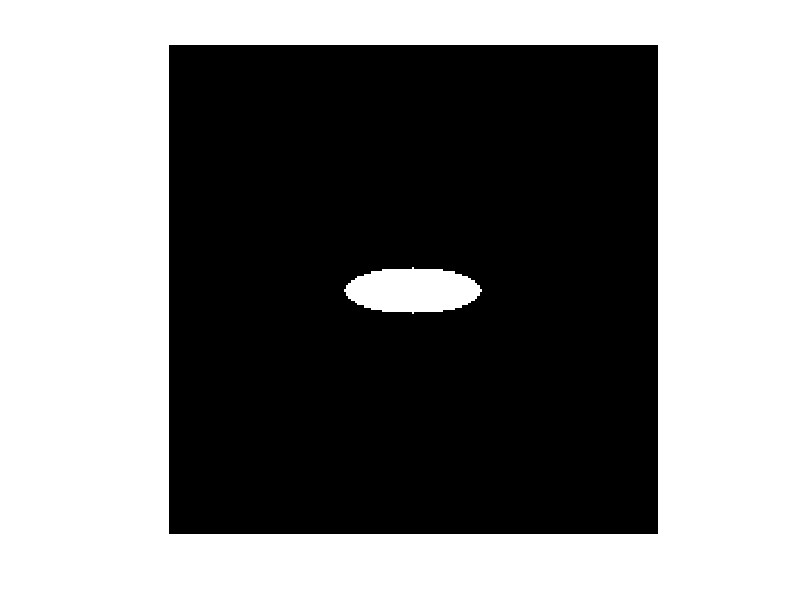

Here is the MATLAB script that generated this plot: (Note: this script raises an error after producing the figure.)
M=216;
Elipse = zeros(M);

[rows, cols] = size(Elipse);

a = 30;
b = 10;

xcenter = round(cols / 2);
ycenter = round(rows / 2);
x0 = 0;
y0 = 0;
theta = deg2rad(0);

for i = 1:M
    for j = 1:M
        pixelx = (i - xcenter);
        pixely = (j - ycenter);
        
        xrot =(pixelx - x0)*cos(theta) + (pixely - y0)*sin(theta);
        yrot =(pixely - y0)*cos(theta) - (pixelx - x0)*sin(theta);
        if (xrot^2 / a^2 + yrot^2 / b^2 <= 1)
            Elipse(M - j + 1, i) = 1;
        end
    end
end

figure;
imshow(Elipse)%, [])
%%

img = imread("C:\Users\qbo28\OneDrive\Documentos\Materias RyMA\Tesis Maestria\fotos\database\Handwritting\a\a_square\01.png");%"Pando.jpg");

% Convertir a escala de grises si es necesario
if size(img, 3) == 3
    img = rgb2gray(img);
end

Elipse = imbinarize(img);

%%
Theta = round(linspace(0, 180, 19));

%Elipse = double(ellipse_mask);
%M = Nx;
%x = 309;
% Columnas representan los sinogramas para cada ángulo
sinogram = radon(Elipse, Theta);  % 367x360
[N, num_angles] = size(sinogram);%(1:x,:));

reconstruction2 = iradon(sinogram, Theta,"None");%"Ram-Lak");%

figure;
imshow(reconstruction2, [])

%%
%figure;
%plot(sinogram(:,1))

% 3. Aplicar la Transformada de Fourier a cada proyección
sin_fft = fft(sinogram);%(1:x,:)); % S_theta(w) Fourier Slice Theorem 

% figure;
% imshow(log(abs(sin_fft)), []);
% title('FST')

%plot(abs(sin_fft))
%

dx = 1e-3;
% 4. Filtrado
L = 1/(2*dx);
w = linspace(-L, L, N)';
disp(['Eliga el filtro que desea 1) None 2) Ram-Lak 3) Sheep-Logan 4) Cosine 5) Hamming']);
filter = input('Ingrese el numero: ');
if(filter == 1)
    H = ones(N, 1);       % without filter
elseif(filter == 2)
    H = abs(w); % filtro de Ram-Lak
elseif(filter == 3)
    H = abs(w).* sinc(w / (2*max(w))); % Filtro de Sheep - Logan
elseif(filter == 4)
    H = abs(w).* cos(pi*w/max(w)); % Filtro Coseno
elseif(filter == 5)
    beta= 0.54;
    H = abs(w).* (beta+(1-beta)*cos(2 * pi * w / max(w))); % Filtro Hamming
elseif(filter == 6)
    H = abs(w) .* (0.5 * (1 + cos(2 * pi * w / max(w))));
elseif(filter == 7)
    n = 2;  % Orden del filtro
    wc = 0.5;  % Frecuencia de corte normalizada
    H = abs(w) ./ sqrt(1 + (w/wc).^(2*n));
end
disp(['se selecciono filtro ', num2str(filter)]);

filtered_projection =abs(ifft(sin_fft .* H));
filtered_projection = filtered_projection/max(filtered_projection,[],"all");

figure;
plot(filtered_projection(:,1));%/max(filtered_projection,[],"all"));
%%

% 5. Inicializar la imagen reconstruida
f = zeros(M);

x_center = round(M/2);
y_center = round(M/2);

% 6. Backprojection
for alpha = 1:num_angles
    theta_rad = deg2rad(Theta(alpha));
    Q_theta = filtered_projection(:, alpha);
    
    for x = 1:M
        for y = 1:M
            pixel_x = (x-x_center);
            pixel_y = (y-y_center);
            t = (x - x_center) * cos(theta_rad) + (y - y_center) * sin(theta_rad);
            s =-(x - x_center) * sin(theta_rad) + (y - y_center) * cos(theta_rad);
            
            t_index = round(s + (N / 2)); % Ajuste de índice
            if t_index >= 1 && t_index <= N
                f(x, y) = f(x, y) + Q_theta(t_index);
            end
        end
    end
end

% Normalizar la imagen reconstruida
f = f/max(f,[],"all");
f = (pi / (num_angles))*f;

%error = (f - Elipse);
% figure;
% imshow(Elipse, []);
% title('2D Object')

figure;
imshow(f, []);
title(['Reconstruction filter ', num2str(filter)])

  

%figure;
%imshow(abs(f-A), [])
%title('Error between filters ')

% figure;
% imshow(sinogram, []);
% title('sinogram')
%%
figure;
imhist(f)


%%
%------Para encontrar el error necesito hacer del mismo tamaño que la
%reconstruccion--------
%[xB, yB] = meshgrid(1:size(Elipse, 2), 1:size(Elipse, 1));

% Crear una cuadrícula de coordenadas para la matriz más grande (destino)
%[xA, yA] = meshgrid(linspace(1, size(Elipse, 2), size(f, 2)), linspace(1, size(Elipse, 1), size(f, 1)));

% Interpolar la matriz B a las dimensiones de A
%Elipse_resized = interp2(xB, yB, Elipse, xA, yA, 'linear'); % 'linear' es la opción de interpolación

%----- Tambien imresize puede ayudarme en esto pero como logre hacerlo con
%la interpolacion lo dejare con este :D
% B_resized = imresize(Elipse, [size(f, 1), size(f, 2)]);

figure;
imshow(Elipse_resized, []);
title('interpolación')

%-------Una vez hecho esto ya puedo obtener el error---------

error = vecnorm(f-Elipse_resized, 2, 1);
si=immse(f,Elipse_resized)
%figure;
%imshow(B_resized, []);

error2=abs(f-Elipse_resized);

[X, Y]= size(f);
err = 0;
xd = err;

for x=1:X
    for y=1:X
        err = mean2(err + error2(x,y)); 
        xd = [xd, err];
        
    end
end
%err=err/X*Y;

figure;
plot(xd);
title('error Dr. Balta')
ylabel('error')
xlabel('projections number')

figure;
plot(error)
title('error')
xlabel('projections')
ylabel('error')

for i = 1:N-1
    mse(:,i) = mean((f(:,i)-Elipse_resized(:,i)).^2);
end

figure;
plot(abs(mse));

%figure;
%imagesc(sinogram);
%title('Radon Transform')

%figure;
%imshow(real(sin_fft));
%title('FST')

%figure(4)
%for i=1:360
%    for j=1:N
